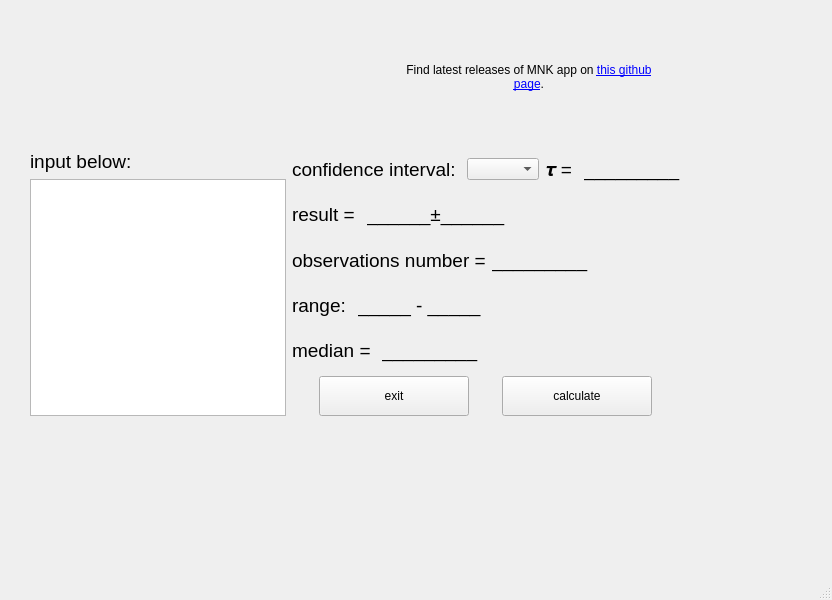
<?xml version="1.0" encoding="UTF-8"?>
<ui version="4.0">
 <class>SkvWindow</class>
 <widget class="QMainWindow" name="SkvWindow">
  <property name="geometry">
   <rect>
    <x>0</x>
    <y>0</y>
    <width>832</width>
    <height>600</height>
   </rect>
  </property>
  <property name="minimumSize">
   <size>
    <width>825</width>
    <height>600</height>
   </size>
  </property>
  <property name="windowTitle">
   <string>MainWindow</string>
  </property>
  <widget class="QWidget" name="centralwidget">
   <widget class="QWidget" name="mainWidget" native="true">
    <property name="geometry">
     <rect>
      <x>30</x>
      <y>150</y>
      <width>729</width>
      <height>266</height>
     </rect>
    </property>
    <layout class="QFormLayout" name="formLayout">
     <item row="0" column="0">
      <layout class="QVBoxLayout" name="verticalLayout">
       <item>
        <widget class="QLabel" name="label_0">
         <property name="sizePolicy">
          <sizepolicy hsizetype="Preferred" vsizetype="Preferred">
           <horstretch>0</horstretch>
           <verstretch>0</verstretch>
          </sizepolicy>
         </property>
         <property name="font">
          <font>
           <pointsize>14</pointsize>
          </font>
         </property>
         <property name="text">
          <string>input below:</string>
         </property>
        </widget>
       </item>
       <item>
        <widget class="QTextEdit" name="textEdit">
         <property name="sizePolicy">
          <sizepolicy hsizetype="Preferred" vsizetype="Expanding">
           <horstretch>0</horstretch>
           <verstretch>0</verstretch>
          </sizepolicy>
         </property>
        </widget>
       </item>
      </layout>
     </item>
     <item row="0" column="1">
      <layout class="QVBoxLayout" name="verticalLayout_2">
       <item>
        <layout class="QHBoxLayout" name="horizontalLayout">
         <item>
          <widget class="QLabel" name="label">
           <property name="sizePolicy">
            <sizepolicy hsizetype="Fixed" vsizetype="Preferred">
             <horstretch>0</horstretch>
             <verstretch>0</verstretch>
            </sizepolicy>
           </property>
           <property name="font">
            <font>
             <pointsize>14</pointsize>
            </font>
           </property>
           <property name="text">
            <string>confidence interval: </string>
           </property>
          </widget>
         </item>
         <item>
          <widget class="QComboBox" name="comboBoxConfidenceInterval">
           <property name="sizePolicy">
            <sizepolicy hsizetype="Fixed" vsizetype="Fixed">
             <horstretch>0</horstretch>
             <verstretch>0</verstretch>
            </sizepolicy>
           </property>
          </widget>
         </item>
         <item>
          <widget class="QLabel" name="label_2">
           <property name="sizePolicy">
            <sizepolicy hsizetype="Fixed" vsizetype="Preferred">
             <horstretch>0</horstretch>
             <verstretch>0</verstretch>
            </sizepolicy>
           </property>
           <property name="font">
            <font>
             <pointsize>14</pointsize>
            </font>
           </property>
           <property name="text">
            <string notr="true">𝝉 = </string>
           </property>
          </widget>
         </item>
         <item>
          <widget class="QLabel" name="studentCoeffLabel">
           <property name="font">
            <font>
             <pointsize>14</pointsize>
            </font>
           </property>
           <property name="text">
            <string>_________</string>
           </property>
          </widget>
         </item>
        </layout>
       </item>
       <item>
        <layout class="QHBoxLayout" name="horizontalLayout_2">
         <item>
          <widget class="QLabel" name="label_3">
           <property name="sizePolicy">
            <sizepolicy hsizetype="Fixed" vsizetype="Preferred">
             <horstretch>0</horstretch>
             <verstretch>0</verstretch>
            </sizepolicy>
           </property>
           <property name="font">
            <font>
             <family>Arial</family>
             <pointsize>14</pointsize>
             <bold>false</bold>
             <underline>false</underline>
            </font>
           </property>
           <property name="text">
            <string>result = </string>
           </property>
          </widget>
         </item>
         <item>
          <widget class="QLabel" name="resultLabel">
           <property name="font">
            <font>
             <pointsize>14</pointsize>
            </font>
           </property>
           <property name="text">
            <string>______±______</string>
           </property>
          </widget>
         </item>
        </layout>
       </item>
       <item>
        <layout class="QHBoxLayout" name="horizontalLayout_3">
         <item>
          <widget class="QLabel" name="label_4">
           <property name="sizePolicy">
            <sizepolicy hsizetype="Fixed" vsizetype="Preferred">
             <horstretch>0</horstretch>
             <verstretch>0</verstretch>
            </sizepolicy>
           </property>
           <property name="font">
            <font>
             <pointsize>14</pointsize>
            </font>
           </property>
           <property name="text">
            <string>observations number =</string>
           </property>
          </widget>
         </item>
         <item>
          <widget class="QLabel" name="countLabel">
           <property name="font">
            <font>
             <pointsize>14</pointsize>
            </font>
           </property>
           <property name="text">
            <string>_________</string>
           </property>
          </widget>
         </item>
        </layout>
       </item>
       <item>
        <layout class="QHBoxLayout" name="horizontalLayout_4">
         <item>
          <widget class="QLabel" name="label_5">
           <property name="sizePolicy">
            <sizepolicy hsizetype="Fixed" vsizetype="Preferred">
             <horstretch>0</horstretch>
             <verstretch>0</verstretch>
            </sizepolicy>
           </property>
           <property name="font">
            <font>
             <pointsize>14</pointsize>
            </font>
           </property>
           <property name="text">
            <string>range: </string>
           </property>
          </widget>
         </item>
         <item>
          <widget class="QLabel" name="rangeLabel">
           <property name="font">
            <font>
             <pointsize>14</pointsize>
            </font>
           </property>
           <property name="text">
            <string>_____ - _____</string>
           </property>
          </widget>
         </item>
        </layout>
       </item>
       <item>
        <layout class="QHBoxLayout" name="horizontalLayout_5">
         <item>
          <widget class="QLabel" name="label_6">
           <property name="sizePolicy">
            <sizepolicy hsizetype="Fixed" vsizetype="Preferred">
             <horstretch>0</horstretch>
             <verstretch>0</verstretch>
            </sizepolicy>
           </property>
           <property name="font">
            <font>
             <pointsize>14</pointsize>
            </font>
           </property>
           <property name="text">
            <string>median = </string>
           </property>
          </widget>
         </item>
         <item>
          <widget class="QLabel" name="medianLabel">
           <property name="font">
            <font>
             <pointsize>14</pointsize>
            </font>
           </property>
           <property name="text">
            <string>_________</string>
           </property>
          </widget>
         </item>
        </layout>
       </item>
       <item>
        <layout class="QHBoxLayout" name="horizontalLayout_6">
         <item>
          <widget class="QPushButton" name="exitButton">
           <property name="sizePolicy">
            <sizepolicy hsizetype="Fixed" vsizetype="Fixed">
             <horstretch>0</horstretch>
             <verstretch>0</verstretch>
            </sizepolicy>
           </property>
           <property name="minimumSize">
            <size>
             <width>150</width>
             <height>40</height>
            </size>
           </property>
           <property name="text">
            <string>exit</string>
           </property>
          </widget>
         </item>
         <item>
          <widget class="QPushButton" name="pushButton">
           <property name="sizePolicy">
            <sizepolicy hsizetype="Fixed" vsizetype="Fixed">
             <horstretch>0</horstretch>
             <verstretch>0</verstretch>
            </sizepolicy>
           </property>
           <property name="minimumSize">
            <size>
             <width>150</width>
             <height>40</height>
            </size>
           </property>
           <property name="text">
            <string>calculate</string>
           </property>
          </widget>
         </item>
        </layout>
       </item>
      </layout>
     </item>
    </layout>
   </widget>
   <widget class="QWidget" name="tipWidget" native="true">
    <property name="geometry">
     <rect>
      <x>390</x>
      <y>10</y>
      <width>278</width>
      <height>135</height>
     </rect>
    </property>
    <layout class="QVBoxLayout" name="verticalLayout_3">
     <item>
      <widget class="QLabel" name="tipsLabel">
       <property name="mouseTracking">
        <bool>true</bool>
       </property>
       <property name="text">
        <string>Find latest releases of MNK app on &lt;a href=&quot;https://github.com/Andriy-Bilenko/MNK-Least-Squares-Method-&quot;&gt;this github page&lt;/a&gt;.</string>
       </property>
       <property name="textFormat">
        <enum>Qt::AutoText</enum>
       </property>
       <property name="alignment">
        <set>Qt::AlignCenter</set>
       </property>
       <property name="wordWrap">
        <bool>true</bool>
       </property>
       <property name="openExternalLinks">
        <bool>true</bool>
       </property>
       <property name="textInteractionFlags">
        <set>Qt::LinksAccessibleByMouse|Qt::TextSelectableByKeyboard|Qt::TextSelectableByMouse</set>
       </property>
      </widget>
     </item>
    </layout>
   </widget>
  </widget>
  <widget class="QMenuBar" name="menubar">
   <property name="geometry">
    <rect>
     <x>0</x>
     <y>0</y>
     <width>832</width>
     <height>25</height>
    </rect>
   </property>
  </widget>
  <widget class="QStatusBar" name="statusbar"/>
 </widget>
 <resources/>
 <connections/>
</ui>
